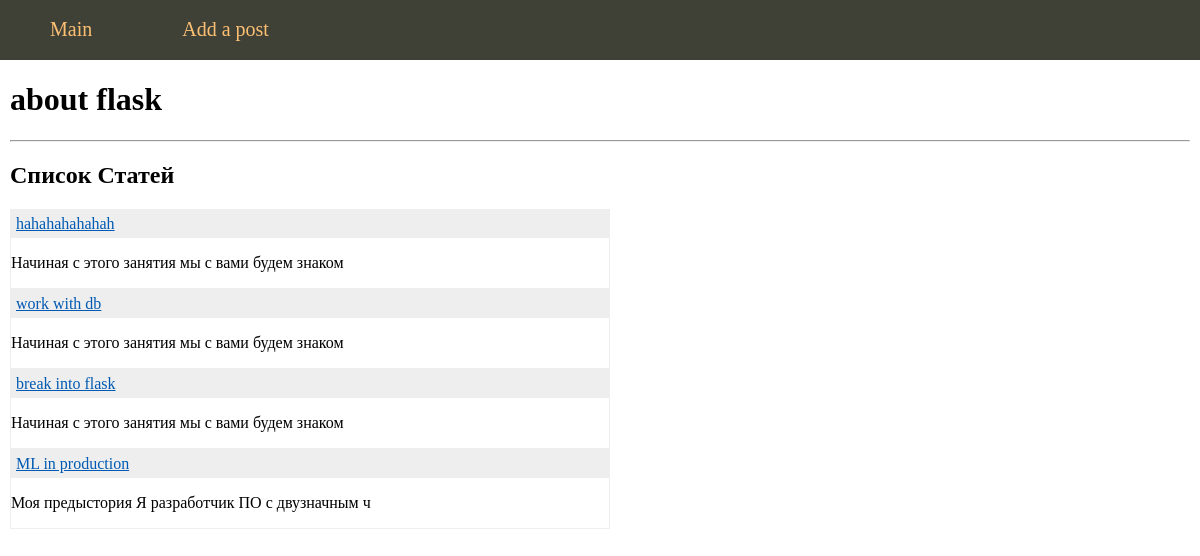
The page / on the database its author committed.
### tables this page shows
CREATE TABLE mainmenu (
id INTEGER PRIMARY KEY AUTOINCREMENT,    
title TEXT NOT NULL, 
url TEXT NOT NULL
);

CREATE TABLE posts (
id INTEGER PRIMARY KEY AUTOINCREMENT,    
title TEXT NOT NULL, 
text TEXT NOT NULL,
url TEXT NOT NULL,
time INTEGER NOT NULL
);

### main.py (the view)
@app.route("/index")
@app.route("/")
def index():
    db = get_db()
    dbase = FDataBase(db)
    print(url_for("index"))
    return render_template('index.html', menu=dbase.getMenu(), posts=dbase.getPostsAnonce())

### FDataBase.py (called while the page is built)
    def getMenu(self):
        sql = """SELECT * FROM mainmenu"""
        try:
            self.__cur.execute(sql)
            res = self.__cur.fetchall()
            if res:
                return res
        except:
            print('Read db error')
        return []

    def getPostsAnonce(self):
        try:
            self.__cur.execute(f"SELECT id, title, text, url FROM posts ORDER BY time DESC")
            res = self.__cur.fetchall()
            if res:
                return res
        except sqlite3.Error as e:
            print("taking posts from bd error"+str(e))
        return []

### main.py (called while the page is built)
def connect_db():
    conn = sqlite3.connect(app.config['DATABASE'])
    conn.row_factory = sqlite3.Row
    return conn

def get_db():
    if not hasattr(g, 'link_db'):
        g.link_db = connect_db()
    return g.link_db

### templates/index.html
{% extends 'base.html' %}
{% block content %}
{{ super() }}
<hr>
<h2>Список Статей</h2>
<ul class="list-posts">
{% for p in posts %}
<li>
	<p class="title"><a href="{{ url_for('showPost', alias=p.url)}}">{{p.title}}</a></p>
	<p class="announce">{{ p.text[:50] | striptags }}</p>
</li>
{% endfor %}
</ul>
{% endblock %}

### templates/base.html (shortened to what this page needs)
<!DOCTYPE html>
<html>
<head>
<link type="text/css" href="{{ url_for('static', filename='css/styles.css')}}" rel="stylesheet"/>
</head>
<body>
{% block content -%}
	{%- block mainmenu %}
<ul class="mainmenu">
	{% for p in menu -%}
<li><a href="{{p.url}}">{{p.title}}</a></li>
	{% endfor -%}
</ul>
	{% endblock mainmenu -%}
<div class="content">
	{% if title -%}
<h1>{{title}}</h1>
	{% else -%}
<h1>about flask</h1>
	{% endif -%}
{% endblock -%}
</div>
</body>
</html>

### static/css/styles.css (style rules this page uses)
html, body { font-family: 'Ariel'; margin: 0; padding 0; height 100%; width 100%; }
a { color: #0059b2; text-derocation: none; }
ul.mainmenu { list-style: none; background: #3F4137; height: 60px; margin: 0; padding: 0; color: #fdc073; font-size: 20px; overflow: hidden; }
ul.mainmenu li { float: left; margin: 18px 40px 0 50px; }
ul.mainmenu li a { color: #fdc073; text-decoration: none; }
div.content { margin: 10px; }
ul.list-posts { list-style: none; margin: 0; padding: 0; max-width: 600px; }
ul.list-posts li { margin: 20 px 0 0 0; border: 1px solid #eee; }
ul.list-posts .title { margin: 0; padding: 5px; background: #eee; }

### rows shown on the page
mainmenu: title "Main"
mainmenu: title "Add a post"
posts: title "hahahahahahah", text "Начиная с этого занятия мы с вами будем знаком"
posts: title "work with db", text "Начиная с этого занятия мы с вами будем знаком"
posts: title "break into flask", text "Начиная с этого занятия мы с вами будем знаком"
posts: title "ML in production", text "Моя предыстория Я разработчик ПО с двузначным ч"
